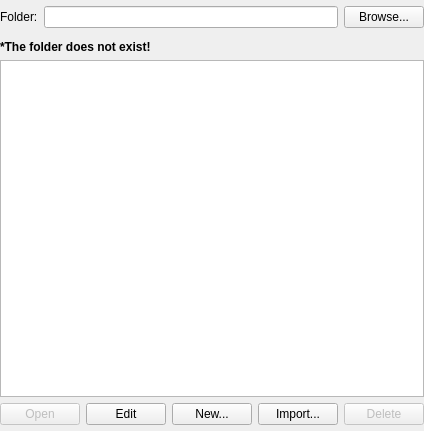
<?xml version="1.0" encoding="UTF-8"?>
<ui version="4.0">
 <class>SolutionsWidget</class>
 <widget class="QWidget" name="SolutionsWidget">
  <property name="geometry">
   <rect>
    <x>0</x>
    <y>0</y>
    <width>343</width>
    <height>431</height>
   </rect>
  </property>
  <property name="windowTitle">
   <string>Form</string>
  </property>
  <layout class="QVBoxLayout" name="verticalLayout">
   <property name="leftMargin">
    <number>0</number>
   </property>
   <property name="topMargin">
    <number>0</number>
   </property>
   <property name="rightMargin">
    <number>0</number>
   </property>
   <property name="bottomMargin">
    <number>6</number>
   </property>
   <item>
    <widget class="QFrame" name="widget_3">
     <property name="enabled">
      <bool>true</bool>
     </property>
     <layout class="QFormLayout" name="formLayout_4">
      <property name="fieldGrowthPolicy">
       <enum>QFormLayout::ExpandingFieldsGrow</enum>
      </property>
      <property name="leftMargin">
       <number>0</number>
      </property>
      <property name="topMargin">
       <number>6</number>
      </property>
      <property name="rightMargin">
       <number>0</number>
      </property>
      <property name="bottomMargin">
       <number>6</number>
      </property>
      <item row="0" column="0">
       <widget class="QLabel" name="label">
        <property name="text">
         <string>Folder:</string>
        </property>
       </widget>
      </item>
      <item row="0" column="1">
       <layout class="QHBoxLayout" name="horizontalLayout_2">
        <item>
         <widget class="QLineEdit" name="edit_Solutions">
          <property name="enabled">
           <bool>true</bool>
          </property>
          <property name="readOnly">
           <bool>true</bool>
          </property>
         </widget>
        </item>
        <item>
         <widget class="QPushButton" name="btn_BrowseSolutions">
          <property name="text">
           <string>Browse...</string>
          </property>
         </widget>
        </item>
       </layout>
      </item>
     </layout>
    </widget>
   </item>
   <item>
    <widget class="QLabel" name="label_FolderDoesNotExist">
     <property name="font">
      <font>
       <weight>75</weight>
       <bold>true</bold>
      </font>
     </property>
     <property name="text">
      <string>*The folder does not exist!</string>
     </property>
     <property name="wordWrap">
      <bool>true</bool>
     </property>
    </widget>
   </item>
   <item>
    <widget class="QTreeView" name="treeView"/>
   </item>
   <item>
    <layout class="QHBoxLayout" name="horizontalLayout">
     <item>
      <widget class="QPushButton" name="btn_Open">
       <property name="enabled">
        <bool>false</bool>
       </property>
       <property name="text">
        <string>Open</string>
       </property>
      </widget>
     </item>
     <item>
      <widget class="QPushButton" name="btn_Edit">
       <property name="enabled">
        <bool>true</bool>
       </property>
       <property name="text">
        <string>Edit</string>
       </property>
      </widget>
     </item>
     <item>
      <widget class="QPushButton" name="btn_New">
       <property name="text">
        <string>New...</string>
       </property>
      </widget>
     </item>
     <item>
      <widget class="QPushButton" name="btn_Import">
       <property name="text">
        <string>Import...</string>
       </property>
      </widget>
     </item>
     <item>
      <widget class="QPushButton" name="btn_Delete">
       <property name="enabled">
        <bool>false</bool>
       </property>
       <property name="text">
        <string>Delete</string>
       </property>
      </widget>
     </item>
    </layout>
   </item>
  </layout>
 </widget>
 <resources/>
 <connections/>
</ui>
